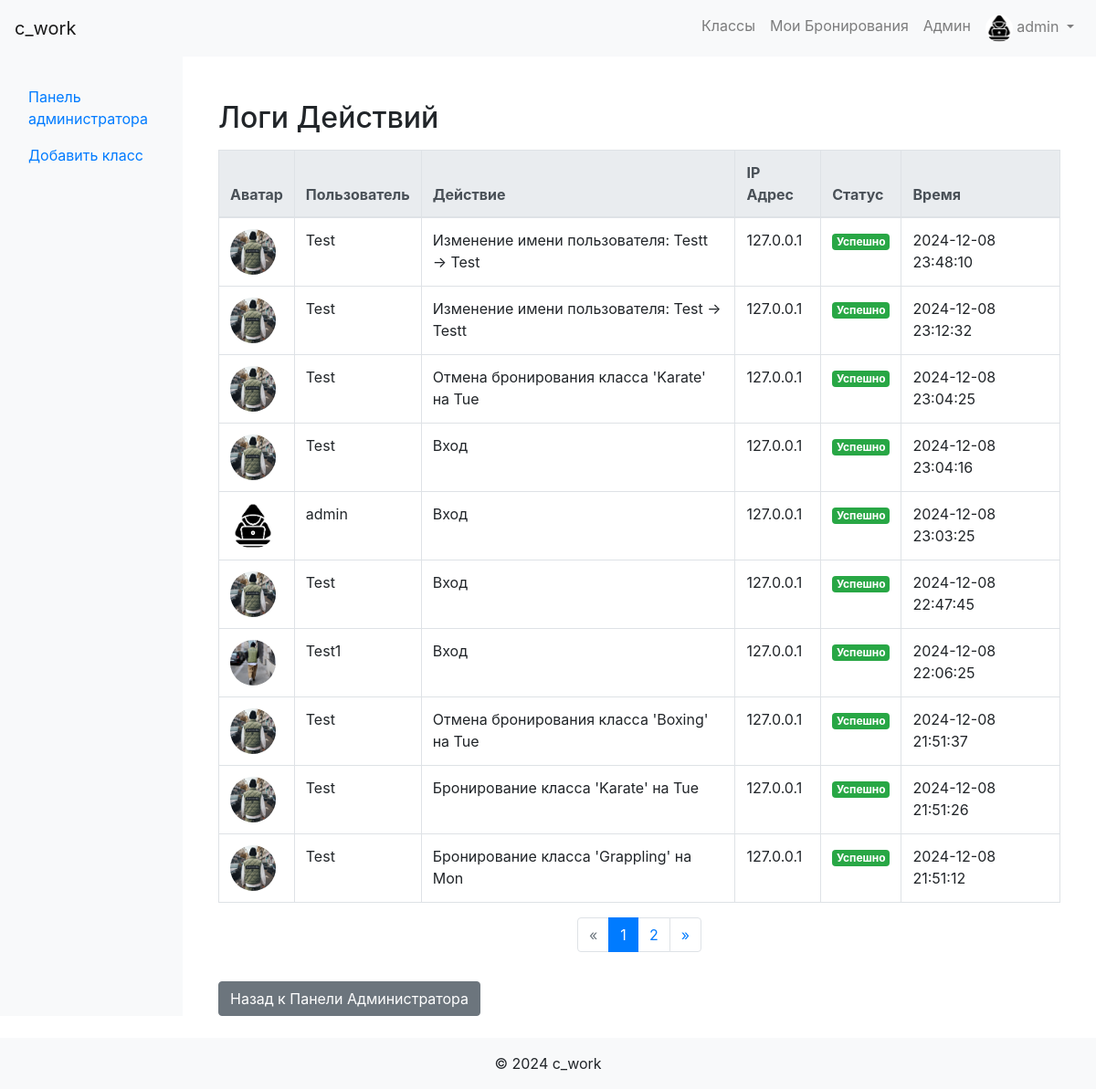
Screenshot of /admin/action_logs (signed in) with the database file from the repository.
### app/models.py (models this page shows, shortened)
class User(db.Model, UserMixin):
    id = db.Column(db.Integer, primary_key=True)
    username = db.Column(db.String(20), unique=True, nullable=False)
    email = db.Column(db.String(120), unique=True, nullable=False)
    password = db.Column(db.String(60), nullable=False)
    is_admin = db.Column(db.Boolean, default=False)
    avatar = db.Column(db.String(120), nullable=True, default='user.png')  # Поле для аватара
    date_registered = db.Column(db.DateTime, nullable=False, default=datetime.utcnow)  # Дата регистрации
    last_login = db.Column(db.DateTime, nullable=True)  # Последний вход
    bookings = db.relationship('Booking', backref='user', lazy=True)
    payments = db.relationship('Payment', backref='user', lazy=True)

class ActionLog(db.Model):
    id = db.Column(db.Integer, primary_key=True)
    user_id = db.Column(db.Integer, db.ForeignKey('user.id'), nullable=True)  # Может быть NULL для неавторизованных действий
    action = db.Column(db.String(255), nullable=False)  # Описание действия
    timestamp = db.Column(db.DateTime, nullable=False, default=datetime.utcnow)
    ip_address = db.Column(db.String(45), nullable=True)  # Для IPv6
    status = db.Column(db.String(20), nullable=True)  # Например, 'success', 'failure'
    user = db.relationship('User', backref=db.backref('action_logs', lazy=True))

### app/admin_routes.py (the view)
@admin_bp.route('/action_logs')
@login_required
@admin_required  # Предполагается, что у вас есть декоратор для проверки прав администратора
def action_logs():
    try:
        page = request.args.get('page', 1, type=int)
        per_page = 10  # Количество логов на странице
        logs_pagination = ActionLog.query.options(joinedload(ActionLog.user)) \
            .order_by(ActionLog.timestamp.desc()) \
            .paginate(page=page, per_page=per_page, error_out=False)
        logs = logs_pagination.items
        return render_template('action_logs.html', logs=logs, pagination=logs_pagination)
    except Exception as e:
        logger.error(f"Ошибка при загрузке логов действий: {e}")
        flash('Произошла ошибка при загрузке логов действий.', 'danger')
        return redirect(url_for('admin.admin_panel'))

### app/admin_routes.py (called while the page is built)
def admin_required(f):
    from functools import wraps
    @wraps(f)
    def decorated_function(*args, **kwargs):
        if not current_user.is_admin:
            flash('Доступ запрещён. Требуются права администратора.', 'danger')
            return redirect(url_for('main.home'))
        return f(*args, **kwargs)
    return decorated_function

### app/models.py (called while the page is built)
@login_manager.user_loader
def load_user(user_id):
    return User.query.get(int(user_id))

### app/templates/action_logs.html (shortened to what this page needs)
{% extends "base.html" %}
{% block content %}
<div class="container mt-5">
    <h2>Логи Действий</h2>
    <table class="table table-bordered table-hover mt-3">
        <thead class="thead-light">
            <tr>
                <th>Аватар</th>
                <th>Пользователь</th>
                <th>Действие</th>
                <th>IP Адрес</th>
                <th>Статус</th>
                <th>Время</th>
            </tr>
        </thead>
        <tbody>
            {% for log in logs %}
            <tr>
                <td>
                    {% if log.user.avatar %}
                        <img src="{{ url_for('static', filename='images/' + log.user.avatar) }}" alt="Аватар" class="rounded-circle" width="50" height="50">
                    {% else %}
                        <img src="{{ url_for('static', filename='images/user.png') }}" alt="Аватар" class="rounded-circle" width="50" height="50">
                    {% endif %}
                </td>
                <td>{{ log.user.username }}</td>
                <td>{{ log.action }}</td>
                <td>{{ log.ip_address }}</td>
                <td>
                    {% if log.status == 'success' %}
                        <span class="badge badge-success">Успешно</span>
                    {% else %}
                        <span class="badge badge-danger">Ошибка</span>
                    {% endif %}
                </td>
                <td>{{ log.timestamp.strftime('%Y-%m-%d %H:%M:%S') }}</td>
            </tr>
            {% endfor %}
        </tbody>
    </table>
    {% if pagination.pages > 1 %}
    <nav aria-label="Page navigation">
        <ul class="pagination justify-content-center">
            {% if pagination.has_prev %}
                <li class="page-item">
                    <a class="page-link" href="{{ url_for('admin.action_logs', page=pagination.prev_num) }}" aria-label="Предыдущая">
                        <span aria-hidden="true">&laquo;</span>
                        <span class="sr-only">Предыдущая</span>
                    </a>
                </li>
            {% else %}
                <li class="page-item disabled">
                    <span class="page-link" aria-label="Предыдущая">
                        <span aria-hidden="true">&laquo;</span>
                    </span>
                </li>
            {% endif %}
            {% for page_num in pagination.iter_pages(left_edge=2, right_edge=2, left_current=2, right_current=2) %}
                {% if page_num %}
                    {% if page_num == pagination.page %}
                        <li class="page-item active"><span class="page-link">{{ page_num }}</span></li>
                    {% else %}
                        <li class="page-item"><a class="page-link" href="{{ url_for('admin.action_logs', page=page_num) }}">{{ page_num }}</a></li>
                    {% endif %}
                {% else %}
                    <li class="page-item disabled"><span class="page-link">…</span></li>
                {% endif %}
            {% endfor %}
            {% if pagination.has_next %}
                <li class="page-item">
                    <a class="page-link" href="{{ url_for('admin.action_logs', page=pagination.next_num) }}" aria-label="Следующая">
                        <span aria-hidden="true">&raquo;</span>
                    </a>
                </li>
            {% endif %}
        </ul>
    </nav>
    {% endif %}
    <a href="{{ url_for('admin.admin_panel') }}" class="btn btn-secondary mt-3">Назад к Панели Администратора</a>
</div>
{% endblock %}

### app/templates/base.html (shortened to what this page needs)
<!DOCTYPE html>
<html lang="ru">
<head>
    <link rel="stylesheet" href="https://stackpath.bootstrapcdn.com/bootstrap/4.5.0/css/bootstrap.min.css">
    <link rel="stylesheet" href="{{ url_for('static', filename='css/styles.css') }}">
</head>
<body>
    <nav class="navbar navbar-expand-lg navbar-light bg-light">
        <a class="navbar-brand" href="{{ url_for('main.home') }}">c_work</a>
        <div class="collapse navbar-collapse" id="navbarNav">
            <ul class="navbar-nav ml-auto">
                {% if current_user.is_authenticated %}
                    <li class="nav-item">
                        <a class="nav-link" href="{{ url_for('main.classes') }}">Классы</a>
                    </li>
                    <li class="nav-item">
                        <a class="nav-link" href="{{ url_for('main.my_bookings') }}">Мои Бронирования</a>
                    </li>
                    {% if current_user.is_admin %}
                        <li class="nav-item">
                            <a class="nav-link" href="{{ url_for('admin.admin_panel') }}">Админ</a>
                        </li>
                    {% endif %}
                    <li class="nav-item dropdown">
                        <a class="nav-link dropdown-toggle" href="#" id="navbarDropdown" role="button" data-toggle="dropdown"
                           aria-haspopup="true" aria-expanded="false">
                            <img src="{{ url_for('static', filename='images/' + (current_user.avatar or 'user.png')) }}" alt="Аватар" class="rounded-circle" width="30" height="30">
                            {{ current_user.username }}
                        </a>
                    </li>
                {% endif %}
            </ul>
        </div>
    </nav>
    <div class="container-fluid">
        <div class="row">
            {% if current_user.is_authenticated and current_user.is_admin %}
                <nav class="col-md-2 d-none d-md-block bg-light sidebar">
                    <div class="sidebar-sticky mt-4">
                        <ul class="nav flex-column">
                            <li class="nav-item">
                                <a class="nav-link" href="{{ url_for('admin.admin_panel') }}">Панель администратора</a>
                            </li>
                            <li class="nav-item">
                                <a class="nav-link" href="{{ url_for('admin.add_class') }}">Добавить класс</a>
                            </li>
                        </ul>
                    </div>
                </nav>
            {% endif %}
            <main role="main" class="col-md-{{ '10' if current_user.is_authenticated and current_user.is_admin else '12' }} ml-sm-auto px-4">
                {% block content %}{% endblock %}
            </main>
        </div>
    </div>
    <footer class="footer bg-light text-center py-3 mt-4">
        {% block footer %}
        <span>&copy; 2024 c_work</span>
        {% endblock footer %}
    </footer>
</body>
</html>

### rows the page displays
User: avatar (picture), username "admin"
ActionLog: avatar (placeholder picture), user.username "Test", action "Изменение имени пользователя: Testt → Test", ip_address "127.0.0.1", status "Успешно", timestamp "2024-12-08 23:48:10"
ActionLog: avatar (placeholder picture), user.username "Test", action "Изменение имени пользователя: Test → Testt", ip_address "127.0.0.1", status "Успешно", timestamp "2024-12-08 23:12:32"
ActionLog: avatar (placeholder picture), user.username "Test", action "Отмена бронирования класса 'Karate' на Tue", ip_address "127.0.0.1", status "Успешно", timestamp "2024-12-08 23:04:25"
ActionLog: avatar (placeholder picture), user.username "Test", action "Вход", ip_address "127.0.0.1", status "Успешно", timestamp "2024-12-08 23:04:16"
ActionLog: avatar (picture), user.username "admin", action "Вход", ip_address "127.0.0.1", status "Успешно", timestamp "2024-12-08 23:03:25"
ActionLog: avatar (placeholder picture), user.username "Test", action "Вход", ip_address "127.0.0.1", status "Успешно", timestamp "2024-12-08 22:47:45"
ActionLog: user.username "Test1", action "Вход", ip_address "127.0.0.1", status "Успешно", timestamp "2024-12-08 22:06:25"
ActionLog: avatar (placeholder picture), user.username "Test", action "Отмена бронирования класса 'Boxing' на Tue", ip_address "127.0.0.1", status "Успешно", timestamp "2024-12-08 21:51:37"
ActionLog: avatar (placeholder picture), user.username "Test", action "Бронирование класса 'Karate' на Tue", ip_address "127.0.0.1", status "Успешно", timestamp "2024-12-08 21:51:26"
ActionLog: avatar (placeholder picture), user.username "Test", action "Бронирование класса 'Grappling' на Mon", ip_address "127.0.0.1", status "Успешно", timestamp "2024-12-08 21:51:12"

### other values shown
{{ page_num }} "1"
{{ page_num }} "2"
